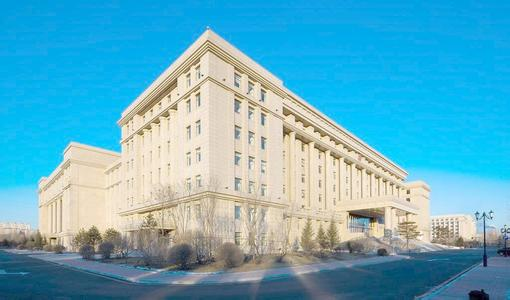
#> input picture datas/images/building.jpg, 510 x 300 px
$ python houghlines.py
#> lines starting #> are read from the running program, lines starting #| are printed output that depends on the picture; after the words box and inside, x2 and y2 are one past the last pixel; in counts of white or black regions, pixels touching at a corner belong together
# -*- coding: utf-8 -*-
"""
hough变换检测直线
"""
import cv2
import numpy as np

img = cv2.imread('../../../datas/images/building.jpg')
#> img is the input picture: shape (300, 510, 3); mean B, G, R 195.2, 173.6, 99.7
cv2.imshow("img",img)
print(img.shape)
#| (300, 510, 3)
gray = cv2.cvtColor(img,cv2.COLOR_BGR2GRAY)
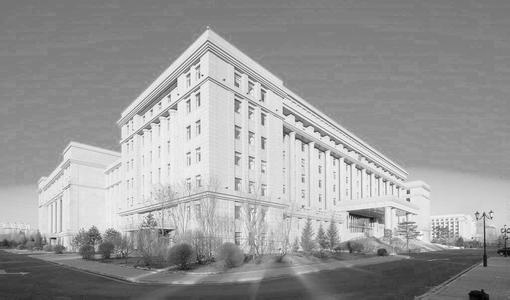
#> gray: shape (300, 510); min 1, max 253, mean 154
gray = cv2.GaussianBlur(gray,(5,5),0)
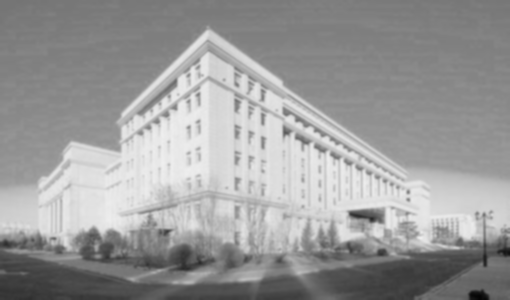
#> gray: shape (300, 510); min 4, max 239, mean 154
# 检测边缘
edges = cv2.Canny(gray,80,120,apertureSize = 5)
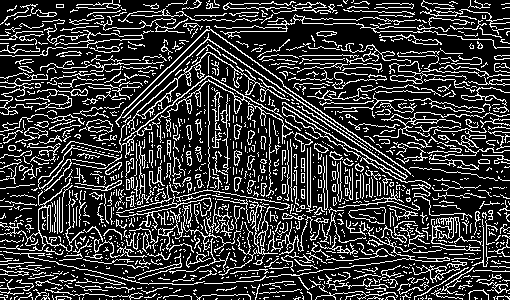
#> edges: shape (300, 510); 22% white in thin lines or dots
cv2.imshow("edges",edges)
lines = cv2.HoughLines(edges,1,np.pi/180,200)
#> lines = [[-84, 2.16], [55, 1.57], [146, 1.76]]
if len(lines) > 0:
    for line in lines:
        rho,theta = line[0]
        a = np.cos(theta)
        b = np.sin(theta)
        x0 = a*rho
        y0 = b*rho
        x1 = int(x0 + 1000*(-b))
        y1 = int(y0 + 1000*(a))
        x2 = int(x0 - 1000*(-b))
        y2 = int(y0 - 1000*(a))

        cv2.line(img,(x1,y1),(x2,y2),(0,0,255),2)
#> this loop made 3 passes
#> (rho, theta, a, b, x0, y0, x1, y1) on passes 1 to 3: (-84, 2.16, -0.559, 0.829, 46.97, -69.64, -782, -628), (55, 1.57, -4.37e-08, 1, -2.4e-06, 55, -1000, 54), (146, 1.76, -0.191, 0.982, -27.86, 143.3, -1009, -47)
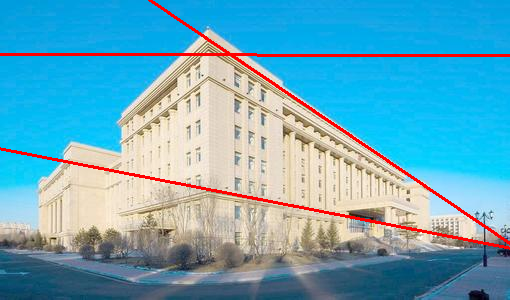
#> img: shape (300, 510, 3); 2.87% of pixels changed, all inside (x1, y1, x2, y2) = (0, 0, 510, 250)

#cv2.imwrite('houghlines3.jpg',img)
cv2.imshow("result",img)
cv2.waitKey()
cv2.destroyAllWindows()
